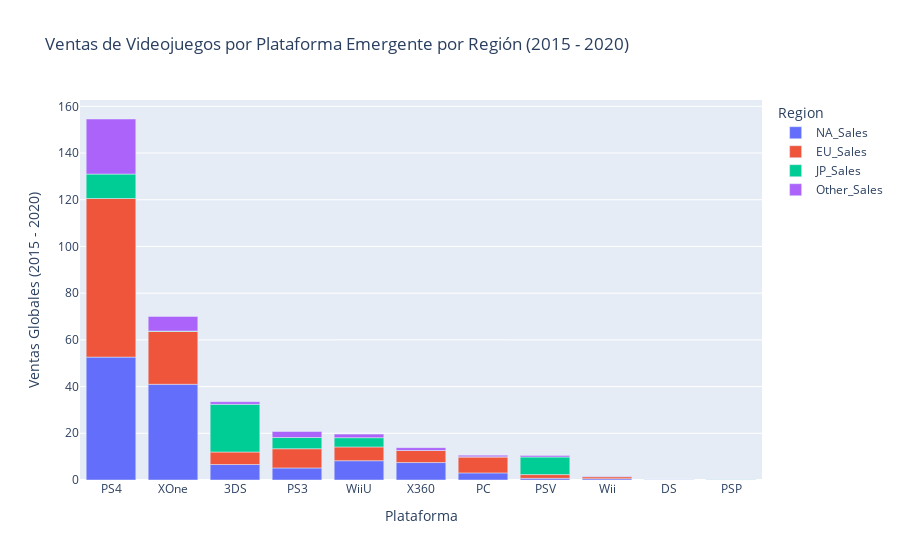

Notebook code cell kept with this figure:
### Code cell
fig4 = px.bar(emerging_platforms3[emerging_platforms3['Region'] != 'Global_Sales'], x='Platform', y='Sales',
              title='Ventas de Videojuegos por Plataforma Emergente por Región (2015 - 2020)', color='Region',
              labels={'Sales': 'Ventas Globales (2015 - 2020)', 'Platform':'Plataforma'})
fig4.show()

### Figure 1 — Plotly figure (JSON) as saved in the notebook; plotly's stock layout.template omitted (floating-point values rounded to 4 significant figures)
{"data": [{"alignmentgroup": "True", "hovertemplate": "Region=NA_Sales<br>Plataforma=%{x}<br>Ventas Globales (2015 - 2020)=%{y}<extra></extra>", "legendgroup": "NA_Sales", "marker": {"color": "#636efa", "pattern": {"shape": ""}}, "name": "NA_Sales", "offsetgroup": "NA_Sales", "orientation": "v", "showlegend": true, "textposition": "auto", "type": "bar", "x": ["PS4", "XOne", "3DS", "PS3", "WiiU", "X360", "PC", "PSV", "Wii", "DS", "PSP"], "xaxis": "x", "y": [52.62, 40.98, 6.65, 5.16, 8.26, 7.47, 3.04, 0.73, 0.57, 0.27, 0], "yaxis": "y"}, {"alignmentgroup": "True", "hovertemplate": "Region=EU_Sales<br>Plataforma=%{x}<br>Ventas Globales (2015 - 2020)=%{y}<extra></extra>", "legendgroup": "EU_Sales", "marker": {"color": "#EF553B", "pattern": {"shape": ""}}, "name": "EU_Sales", "offsetgroup": "EU_Sales", "orientation": "v", "showlegend": true, "textposition": "auto", "type": "bar", "x": ["PS4", "XOne", "3DS", "PS3", "WiiU", "X360", "PC", "PSV", "Wii", "DS", "PSP"], "xaxis": "x", "y": [67.91, 22.61, 5.34, 8.23, 5.89, 5.17, 6.87, 1.58, 0.87, 0, 0], "yaxis": "y"}, {"alignmentgroup": "True", "hovertemplate": "Region=JP_Sales<br>Plataforma=%{x}<br>Ventas Globales (2015 - 2020)=%{y}<extra></extra>", "legendgroup": "JP_Sales", "marker": {"color": "#00cc96", "pattern": {"shape": ""}}, "name": "JP_Sales", "offsetgroup": "JP_Sales", "orientation": "v", "showlegend": true, "textposition": "auto", "type": "bar", "x": ["PS4", "XOne", "3DS", "PS3", "WiiU", "X360", "PC", "PSV", "Wii", "DS", "PSP"], "xaxis": "x", "y": [10.45, 0.18, 20.42, 4.8, 3.96, 0, 0, 7.54, 0, 0, 0.12], "yaxis": "y"}, {"alignmentgroup": "True", "hovertemplate": "Region=Other_Sales<br>Plataforma=%{x}<br>Ventas Globales (2015 - 2020)=%{y}<extra></extra>", "legendgroup": "Other_Sales", "marker": {"color": "#ab63fa", "pattern": {"shape": ""}}, "name": "Other_Sales", "offsetgroup": "Other_Sales", "orientation": "v", "showlegend": true, "textposition": "auto", "type": "bar", "x": ["PS4", "XOne", "3DS", "PS3", "WiiU", "X360", "PC", "PSV", "Wii", "DS", "PSP"], "xaxis": "x", "y": [23.59, 6.28, 1.11, 2.57, 1.54, 1.21, 0.72, 0.62, 0.12, 0.02, 0], "yaxis": "y"}], "layout": {"barmode": "relative", "legend": {"title": {"text": "Region"}, "tracegroupgap": 0}, "title": {"text": "Ventas de Videojuegos por Plataforma Emergente por Región (2015 - 2020)"}, "xaxis": {"anchor": "y", "domain": [0, 1], "title": {"text": "Plataforma"}}, "yaxis": {"anchor": "x", "domain": [0, 1], "title": {"text": "Ventas Globales (2015 - 2020)"}}}}
